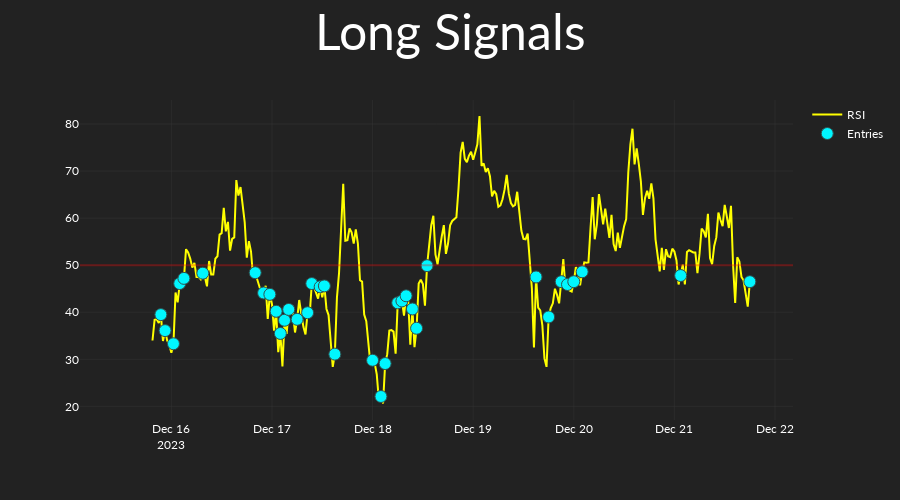

Notebook code for this chart:
### Code cell
fig = go.Figure()
# RSI
fig.add_scatter(
    x=datetimes,
    y=rsi,
    name="RSI",
    line_color="yellow",
)

# RSI Entries
fig.add_scatter(
    x=datetimes,
    y=entry_signals,
    mode="markers",
    name="Entries",
    marker=dict(
        size=12,
        symbol="circle",
        color="#00F6FF",
        line=dict(
            width=1,
            color="DarkSlateGrey",
        ),
    ),
)

# rsi below
fig.add_hline(
    y=rsi_is_below,
    opacity=0.3,
    line_color="red",
)

# update layout
fig.update_layout(
    height=500,
    xaxis_rangeslider_visible=False,
    title=dict(
        x=0.5,
        text="Long Signals",
        xanchor="center",
        font=dict(
            size=50,
        ),
    ),
)

# show
fig.show()

### Figure 1 — Plotly figure (JSON) as saved in the notebook; plotly's stock layout.template omitted (floating-point values rounded to 4 significant figures; data arrays with more than 128 entries replaced by an {"elided": "..."} marker saying what was removed)
{"data": [{"line": {"color": "yellow"}, "name": "RSI", "type": "scatter", "x": {"elided": "300 str values"}, "y": {"elided": "300 float values"}}, {"marker": {"color": "#00F6FF", "line": {"color": "DarkSlateGrey", "width": 1}, "size": 12, "symbol": "circle"}, "mode": "markers", "name": "Entries", "type": "scatter", "x": {"elided": "300 str values"}, "y": {"elided": "300 float values"}}], "layout": {"height": 500, "shapes": [{"line": {"color": "red"}, "opacity": 0.3, "type": "line", "x0": 0, "x1": 1, "xref": "x domain", "y0": 50, "y1": 50, "yref": "y"}], "title": {"font": {"size": 50}, "text": "Long Signals", "x": 0.5, "xanchor": "center"}, "xaxis": {"rangeslider": {"visible": false}}}}
